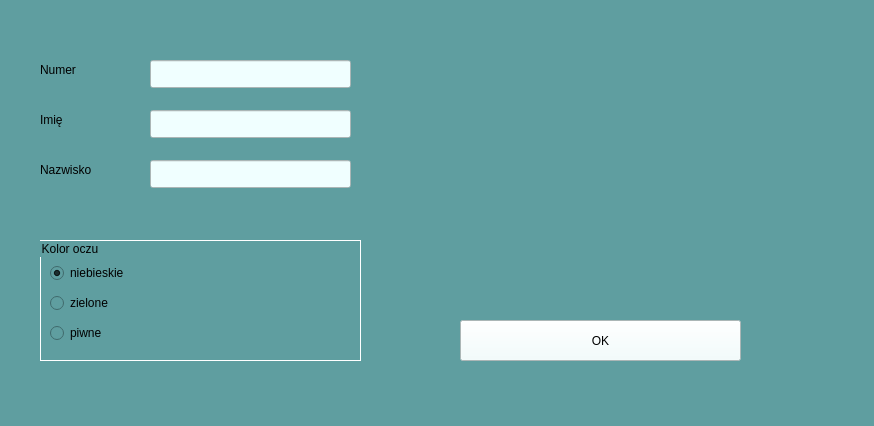
<?xml version="1.0" encoding="UTF-8"?>
<ui version="4.0">
 <class>MainWindow</class>
 <widget class="QMainWindow" name="MainWindow">
  <property name="geometry">
   <rect>
    <x>0</x>
    <y>0</y>
    <width>874</width>
    <height>426</height>
   </rect>
  </property>
  <property name="windowTitle">
   <string>Wprowadzanie danych do paszportu. Wykonał:</string>
  </property>
  <property name="styleSheet">
   <string notr="true">background-color:#5F9EA0;</string>
  </property>
  <widget class="QWidget" name="centralwidget">
   <property name="styleSheet">
    <string notr="true">color:black;</string>
   </property>
   <widget class="QLineEdit" name="lineEdit">
    <property name="geometry">
     <rect>
      <x>150</x>
      <y>60</y>
      <width>201</width>
      <height>28</height>
     </rect>
    </property>
    <property name="styleSheet">
     <string notr="true">background-color:#F0FFFF;</string>
    </property>
   </widget>
   <widget class="QLineEdit" name="lineEdit_2">
    <property name="geometry">
     <rect>
      <x>150</x>
      <y>110</y>
      <width>201</width>
      <height>28</height>
     </rect>
    </property>
    <property name="styleSheet">
     <string notr="true">background-color:#F0FFFF;</string>
    </property>
   </widget>
   <widget class="QLineEdit" name="lineEdit_3">
    <property name="geometry">
     <rect>
      <x>150</x>
      <y>160</y>
      <width>201</width>
      <height>28</height>
     </rect>
    </property>
    <property name="styleSheet">
     <string notr="true">background-color:#F0FFFF;</string>
    </property>
   </widget>
   <widget class="QLabel" name="label">
    <property name="geometry">
     <rect>
      <x>40</x>
      <y>60</y>
      <width>63</width>
      <height>20</height>
     </rect>
    </property>
    <property name="text">
     <string>Numer</string>
    </property>
   </widget>
   <widget class="QLabel" name="label_2">
    <property name="geometry">
     <rect>
      <x>40</x>
      <y>110</y>
      <width>63</width>
      <height>20</height>
     </rect>
    </property>
    <property name="text">
     <string>Imię</string>
    </property>
   </widget>
   <widget class="QLabel" name="label_3">
    <property name="geometry">
     <rect>
      <x>40</x>
      <y>160</y>
      <width>63</width>
      <height>20</height>
     </rect>
    </property>
    <property name="text">
     <string>Nazwisko</string>
    </property>
   </widget>
   <widget class="QGroupBox" name="groupBox">
    <property name="geometry">
     <rect>
      <x>40</x>
      <y>240</y>
      <width>321</width>
      <height>121</height>
     </rect>
    </property>
    <property name="styleSheet">
     <string notr="true">border:1px solid white;</string>
    </property>
    <property name="title">
     <string>Kolor oczu</string>
    </property>
    <widget class="QRadioButton" name="radioButton">
     <property name="geometry">
      <rect>
       <x>10</x>
       <y>20</y>
       <width>112</width>
       <height>26</height>
      </rect>
     </property>
     <property name="styleSheet">
      <string notr="true">border:none;</string>
     </property>
     <property name="text">
      <string>niebieskie</string>
     </property>
     <property name="checked">
      <bool>true</bool>
     </property>
    </widget>
    <widget class="QRadioButton" name="radioButton_2">
     <property name="geometry">
      <rect>
       <x>10</x>
       <y>50</y>
       <width>112</width>
       <height>26</height>
      </rect>
     </property>
     <property name="styleSheet">
      <string notr="true">border:none;</string>
     </property>
     <property name="text">
      <string>zielone</string>
     </property>
    </widget>
    <widget class="QRadioButton" name="radioButton_3">
     <property name="geometry">
      <rect>
       <x>10</x>
       <y>80</y>
       <width>112</width>
       <height>26</height>
      </rect>
     </property>
     <property name="styleSheet">
      <string notr="true">border:none;</string>
     </property>
     <property name="text">
      <string>piwne</string>
     </property>
    </widget>
   </widget>
   <widget class="QLabel" name="label_4">
    <property name="geometry">
     <rect>
      <x>410</x>
      <y>60</y>
      <width>201</width>
      <height>240</height>
     </rect>
    </property>
    <property name="maximumSize">
     <size>
      <width>16777215</width>
      <height>240</height>
     </size>
    </property>
    <property name="baseSize">
     <size>
      <width>140</width>
      <height>180</height>
     </size>
    </property>
    <property name="styleSheet">
     <string notr="true">height:180px;

border-image: url(':/imgs/000-zdjecie.jpg') 0 0 0 0 stretch stretch;
       </string>
    </property>
    <property name="text">
     <string/>
    </property>
   </widget>
   <widget class="QLabel" name="label_5">
    <property name="geometry">
     <rect>
      <x>670</x>
      <y>60</y>
      <width>161</width>
      <height>240</height>
     </rect>
    </property>
    <property name="maximumSize">
     <size>
      <width>16777215</width>
      <height>240</height>
     </size>
    </property>
    <property name="autoFillBackground">
     <bool>false</bool>
    </property>
    <property name="styleSheet">
     <string notr="true">height:180px;
border-image: url(':/imgs/000-odcisk.jpg') 0 0 0 0 stretch stretch;</string>
    </property>
    <property name="text">
     <string/>
    </property>
   </widget>
   <widget class="QPushButton" name="pushButton">
    <property name="geometry">
     <rect>
      <x>460</x>
      <y>320</y>
      <width>281</width>
      <height>41</height>
     </rect>
    </property>
    <property name="styleSheet">
     <string notr="true">background-color:#F0FFFF;</string>
    </property>
    <property name="text">
     <string>OK</string>
    </property>
   </widget>
  </widget>
  <widget class="QMenuBar" name="menubar">
   <property name="geometry">
    <rect>
     <x>0</x>
     <y>0</y>
     <width>874</width>
     <height>21</height>
    </rect>
   </property>
  </widget>
  <widget class="QStatusBar" name="statusbar"/>
 </widget>
 <resources/>
 <connections/>
</ui>
